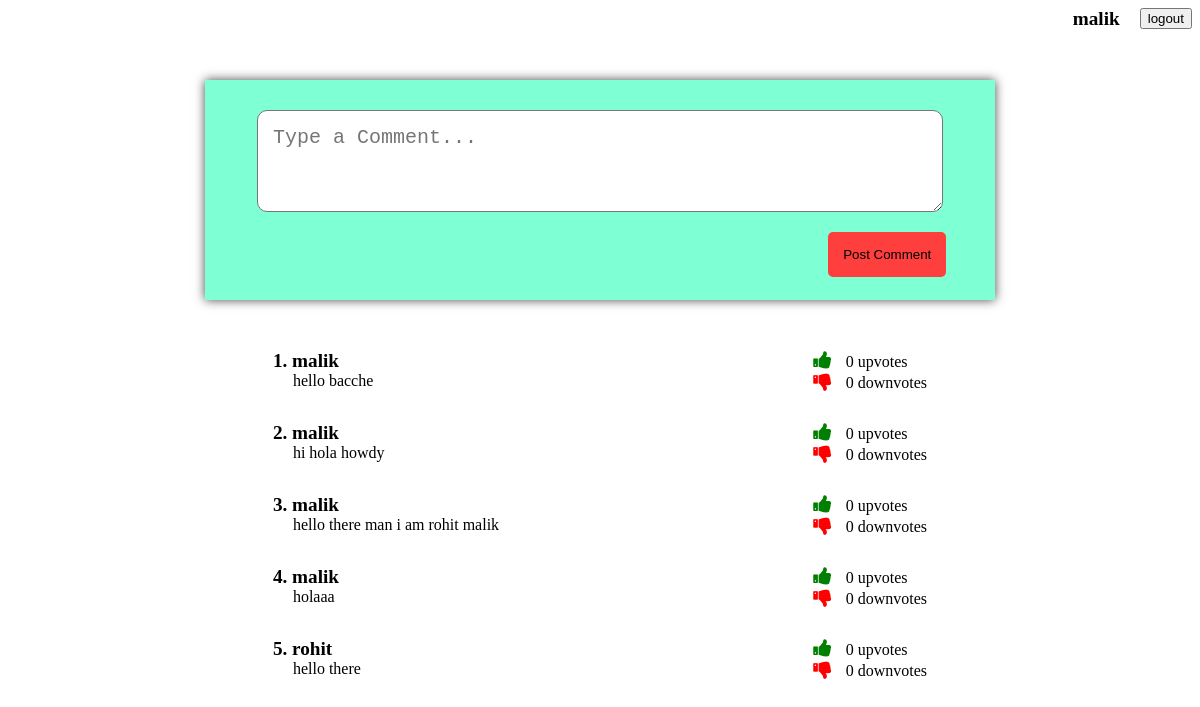
Page /index.php (signed in) on the committed database.
### tables this page shows
CREATE TABLE `users_info` (
  `id` int(255) NOT NULL,
  `username` varchar(255) NOT NULL,
  `password` varchar(255) NOT NULL
);

CREATE TABLE `users` (
  `id` int(255) NOT NULL,
  `username` varchar(255) NOT NULL,
  `content` text NOT NULL,
  `upvote` int(255) NOT NULL,
  `downvote` int(255) NOT NULL
);

### Huser.php (called while the page is built, shortened)
<?php
class Huser{
    public static function get_my_username(){
        global $database;
        $session_id = $_SESSION['uid'];
        $sql = "SELECT username FROM users_info WHERE id='{$session_id}'";
		$result = $database->query($sql);
		if (mysqli_num_rows($result) == 1) {
			$data = mysqli_fetch_assoc($result);
			return $data['username'];
		}
    }
    public static function get_user_posts(){
        global $database;
        $sql = "SELECT * FROM `users`";
        $result = $database->query($sql);
        if (mysqli_num_rows($result) >= 1) return $result;
        return false;
    }
}
?>

### hdatabase.php (called while the page is built, shortened)
<?php
class Hdatabase{
	public $connection;
	public function dbcon_setup(){
		$this->connection = new mysqli(DB_HOST,DB_USER,DB_PASS,DB_NAME);
	}
	public function query($sql){
		$result = $this->connection->query($sql);
		return $result;
	}
}
$database = new Hdatabase();
?>

### index.php (the view, shortened to what this page needs)
<?php require_once 'header.php' ?>
<?php require_once 'add_post.php' ?>
<!DOCTYPE html>
<html lang="en">
<head>
</head>
<body>
    <div class="posts_list">
        <?php
            $list_of_posts = Huser::get_user_posts();
            if($list_of_posts){
                $count = 1;
                while($rows = mysqli_fetch_assoc($list_of_posts)){
                    $posts[] = $rows;
                }
                $posts = array_reverse($posts);
                foreach($posts as $rows){
                    ?>
                    <div style="display: flex; justify-content: space-between; margin-bottom: 30px;">
                        <div>
                            <div style="font-size: larger;">
                                <strong><?php echo $count.".  ".$rows['username']; ?></strong>
                            </div>
                            <div style="padding-left: 20px;">
                                <?php echo $rows['content']; ?>
                            </div>
                        </div>
                        <div>
                            <div>
                                <i class="fa fa-thumbs-up" style="font-size:20px;color:green; margin-right:10px;"></i>
                                <?php echo $rows['upvote']." upvotes"; ?>
                            </div>
                            <div>
                                <i class="fa fa-thumbs-down" style="font-size:20px;color:red; margin-right:10px;"></i>
                                <?php echo $rows['downvote']." downvotes"; ?>
                            </div>
                        </div>
                    </div>
                    <?php
                    $count++;
                }
            }
        ?>
    </div>
</body>
</html>

### header.php (shortened to what this page needs)
<!DOCTYPE html>
<html lang="en">
<head>
    <link rel="stylesheet" href="https://cdnjs.cloudflare.com/ajax/libs/font-awesome/4.7.0/css/font-awesome.min.css">
</head>
<body>
    <header style="display: flex; justify-content: space-between;">
        <div style="display: flex; justify-content: space-around;">
            <div style="font-size: larger;">
                <?php
                    $my_username = Huser::get_my_username();
                ?>
                <strong><?php echo $my_username; ?></strong>
            </div>
            <form action="index.php" method="POST" style="margin-left: 20px;">
                <input type="submit" name="logout" value='logout' />
            </form>
        </div>
    </header>
</body>
</html>

### styles.css (style rules this page uses)
.posts_list { width: 55.25%; margin: auto; }

### rows in the picture
users_info: username "malik"
users: username "malik", content "hello bacche", upvote "0", downvote "0"
users: username "malik", content "hi hola howdy", upvote "0", downvote "0"
users: username "malik", content "hello there man i am rohit malik", upvote "0", downvote "0"
users: username "malik", content "holaaa", upvote "0", downvote "0"
users: username "rohit", content "hello there", upvote "0", downvote "0"
